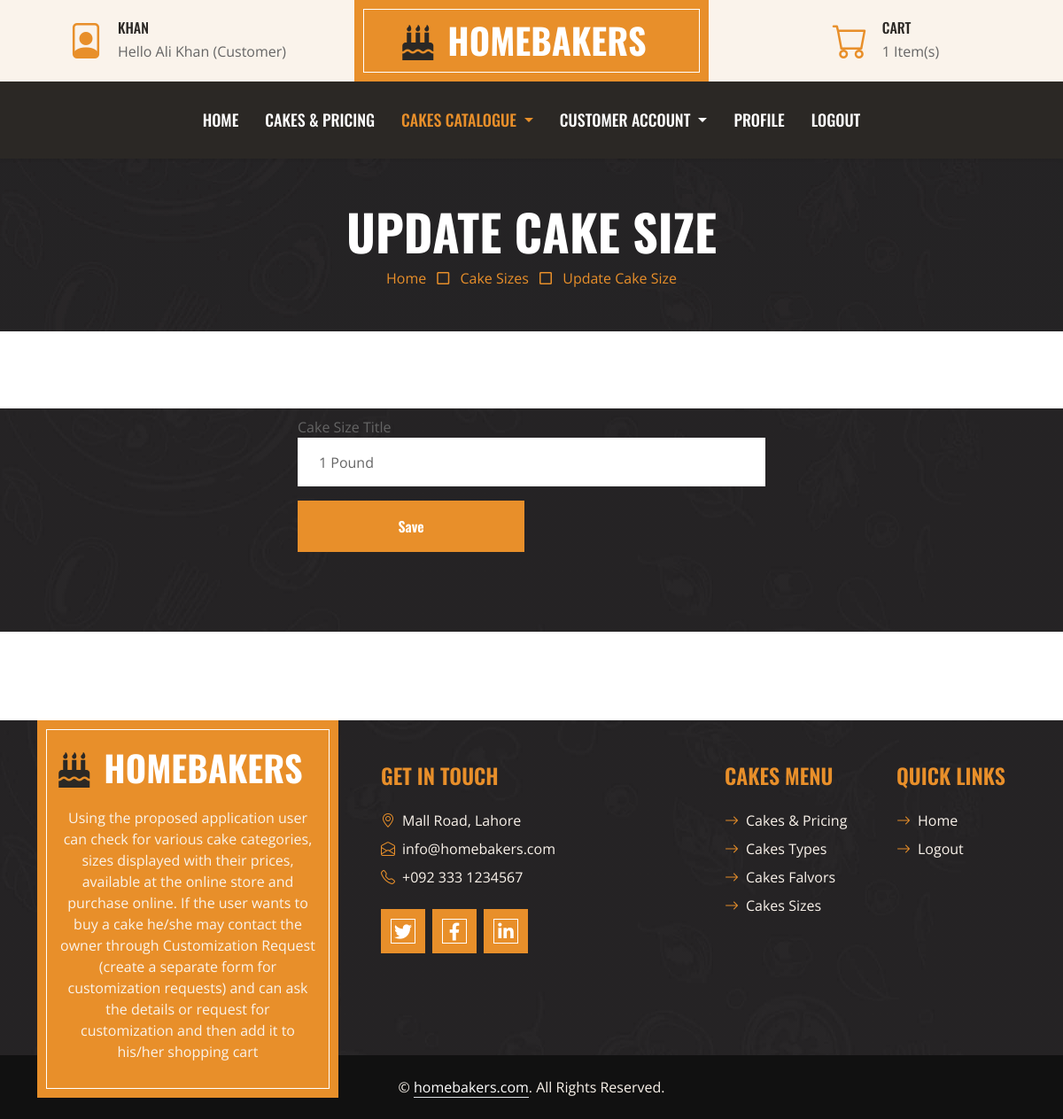
Screenshot of /update-size/1 (signed in) with the database file from the repository.
### homebaker/models.py (models this page shows, shortened)
class Users(db.Model,UserMixin):
        id=db.Column(db.Integer, primary_key=True)
        loginid = db.Column(db.String(200),unique=True,nullable=False)
        password = db.Column(db.String(255),nullable=False)
        name = db.Column(db.String(100),nullable=False)
        contact = db.Column(db.String(20),nullable=False)
        email = db.Column(db.String(200),nullable=False)
        address = db.Column(db.String(255),nullable=True)
        utype = db.Column(db.String(15),nullable=True, default='Customer')
        status = db.Column(db.String(15),nullable=True, default='Active')
        photo = db.Column(db.String(100),nullable=True, default='user.png')
        date_created = db.Column(db.DateTime, default=datetime.utcnow)
        cart=db.relationship('Carts',backref=db.backref('usercart')) # PK -> FK (Cart)
        order=db.relationship('Orders',backref=db.backref('userorder')) # PK -> FK (Order)
        item=db.relationship('Items',backref=db.backref('useritem')) # PK -> FK (Item)

class Sizes(db.Model):
        id=db.Column(db.Integer, primary_key=True)
        title = db.Column(db.String(50),nullable=False)
        date_created = db.Column(db.DateTime, default=datetime.utcnow)

### homebaker/routes.py (the view)
@app.route('/update-size/<int:id>', methods=['GET','POST'])
@login_required
def update_size(id):
    userId=0
    cCount=0
    if current_user.is_authenticated:
        userId=format(current_user.id)
        carts=Carts.query.filter_by(customer_id=userId).all();
        for c in carts:
            cCount = cCount + c.qty
    page ='Cake Sizes'
    sub_page='Update Cake Size'
    pgTitle=title+' | '+page
    record = Sizes.query.get_or_404(id)
    form = CakeSizeForm()
    if form.validate_on_submit():
        record.title=form.title.data
        db.session.commit()
        flash(f'Cake size updated with title {form.title.data}',category='success')
        return redirect(url_for('sizes'))
    return render_template("size-form.html",form=form,record=record, page= page, sub_page=sub_page,pgTitle=pgTitle,cCount=cCount)

### homebaker/forms.py
class CakeSizeForm(FlaskForm):
    title = StringField(label="Cake Size Title  ",validators=[DataRequired(),Length(min=1,max=50)])
    submit = SubmitField("Save")

### homebaker/routes.py (called while the page is built)
@login_manager.user_loader
def load_user(user_id):
    return Users.query.get(int(user_id))

### homebaker/templates/size-form.html (shortened to what this page needs)
{% extends 'base.html' %}
{% block body %}
<div class="container-fluid bg-dark bg-img p-5">
    <div class="row">
        <div class="col-12 text-center">
            <h1 class="display-4 text-uppercase text-white">{% if sub_page %} {{sub_page}} {% else %} PAGE {% endif %}</h1>
            <a href="{{url_for('index')}}">Home</a>
            <i class="far fa-square text-primary px-2"></i>
            <a href="{{url_for('sizes')}}">{% if page %} {{page}} {% else %} Page {% endif %}</a>
            <i class="far fa-square text-primary px-2"></i>
            <a href="javascript:void(0)">{% if sub_page %} {{sub_page}} {% else %} Add {% endif %}</a>
        </div>
    </div>
</div>
<div class="container-fluid contact position-relative px-5" style="margin-bottom: 190px;">
    <div class="container">
        <div class="row g-5 p-5">
        </div>
        <div class="row justify-content-center">
            <div class="col-lg-6 mt-5">
                <form method="post" action="">
                    <div class="row g-3">
                        <div class="col-sm-12">
                            {{form.title.label()}}
                            {{form.title(class="form-control bg-light border-0 px-4", placeholder=form.title.label.text, value=record.title if record else '', style="height: 55px;")}}
                        </div>
                        <div class="col-sm-6">
                            {{form.submit(class="btn btn-primary border-inner w-100 py-3")}}
                        </div>
                    </div>
                </form>
            </div>
        </div>
    </div>
</div>
{% endblock %}

### homebaker/templates/base.html (shortened to what this page needs)
<!DOCTYPE html>
<html lang="en">
<head>
    <link href="https://cdnjs.cloudflare.com/ajax/libs/font-awesome/5.10.0/css/all.min.css" rel="stylesheet">
    <link href="https://cdn.jsdelivr.net/npm/bootstrap-icons@1.4.1/font/bootstrap-icons.css" rel="stylesheet">
    <link href="{{ url_for('static',filename='lib/owlcarousel/assets/owl.carousel.min.css') }}" rel="stylesheet">
    <link href="{{ url_for('static',filename='css/bootstrap.min.css') }}" rel="stylesheet">
    <link href="{{ url_for('static',filename='css/style.css') }}" rel="stylesheet">
</head>
<body>
        <div class="container-fluid px-0 d-none d-lg-block">
            <div class="row gx-0">
                <div class="col-lg-4 text-center bg-secondary py-3">
                    <div class="d-inline-flex align-items-center justify-content-center">
                        <i class="bi bi-file-person fs-1 text-primary me-3"></i>
                        <div class="text-start">
                            <h6 class="text-uppercase mb-1">{{ current_user.loginid if current_user.is_authenticated else 'Guest'}}</h6>
                            <span>Hello {{ current_user.name if current_user.is_authenticated else 'Guest'}} ({{ current_user.utype if current_user.is_authenticated else 'Guest'}})</span>
                        </div>
                    </div>
                </div>
                <div class="col-lg-4 text-center bg-primary border-inner py-3">
                    <div class="d-inline-flex align-items-center justify-content-center">
                        <a href="{{url_for('index')}}" class="navbar-brand">
                            <h1 class="m-0 text-uppercase text-white"><i class="fa fa-birthday-cake fs-1 text-dark me-3"></i>HomeBakers</h1>
                        </a>
                    </div>
                </div>
                <div class="col-lg-4 text-center bg-secondary py-3">
                    <div class="d-inline-flex align-items-center justify-content-center">
                        <i class="bi bi-cart fs-1 text-primary me-3"></i>
                        <div class="text-start">
                            <h6 class="text-uppercase mb-1">Cart</h6>
                            <span>{{cCount}} Item(s)</span>
                        </div>
                    </div>
                </div>
            </div>
        </div>
    <nav class="navbar navbar-expand-lg bg-dark navbar-dark shadow-sm py-3 py-lg-0 px-3 px-lg-0">
        <div class="collapse navbar-collapse" id="navbarCollapse">
            <div class="navbar-nav ms-auto mx-lg-auto py-0">
                <a href="{{url_for('index')}}" class="nav-item nav-link {% if page == 'Home' %} active {% endif %}">Home</a>
                {% if current_user.is_authenticated %}
                {% if current_user.utype != 'Admin' %}
                <a href="{{url_for('cakes')}}" class="nav-item nav-link {% if page == 'Cakes' %} active {% endif %}">Cakes & Pricing</a>
                {% endif %}
                {% endif %}
                <div class="nav-item dropdown">
                    <a href="#" class="nav-link dropdown-toggle {% if page == 'Cake Types' or page == 'Cake Sizes'  or page == 'Customization'  or page == 'Cake Flavors'  or sub_page == 'Customer Orders'  or sub_page == 'Our Cakes' %} active {% endif %}" data-bs-toggle="dropdown">Cakes Catalogue </a>
                </div>
                {% if current_user.is_authenticated %}
                 {% if current_user.utype == 'Customer' %}
                <div class="nav-item dropdown">
                    <a href="#" class="nav-link dropdown-toggle  {% if page == 'Cart' or page == 'Orders'  %} active {% endif %}" data-bs-toggle="dropdown">Customer Account </a>
                </div>
                {% endif %}
                {% endif %}
                {% if current_user.is_authenticated %}
				<a href="{{url_for('profile')}}" class="nav-item nav-link {% if page == 'Profile' %} active {% endif %}">Profile</a>
				<a href="{{url_for('logout')}}" class="nav-item nav-link">Logout</a>
                {% else %}
				<a href="{{url_for('login')}}" class="nav-item nav-link {% if page == 'Login' %} active {% endif %}">Sign In</a>
				<a href="{{url_for('register')}}" class="nav-item nav-link {% if page == 'Register' %} active {% endif %}">Register</a>
                {% endif %}
            </div>
        </div>
    </nav>
    {% block body %}
    {% endblock %}
        <div class="container-fluid bg-img text-secondary" style="margin-top: 90px">
            <div class="container">
                <div class="row gx-5">
                    <div class="col-lg-4 col-md-6 mb-lg-n5">
                        <div class="d-flex flex-column align-items-center justify-content-center text-center h-100 bg-primary border-inner p-4">
                            <a href="{{url_for('index')}}" class="navbar-brand">
                                <h1 class="m-0 text-uppercase text-white"><i class="fa fa-birthday-cake fs-1 text-dark me-3"></i>HomeBakers</h1>
                            </a>
                            <p class="mt-3">
                            Using the proposed application user can check for various cake categories, sizes displayed with their prices, available at the online store and purchase online. If the user wants to buy a cake he/she may contact the owner through Customization Request (create a separate form for customization requests) and can ask the details or request for customization and then add it to his/her shopping cart
                            </p>
                        </div>
                    </div>
                    <div class="col-lg-8 col-md-6">
                        <div class="row gx-5">
                            <div class="col-lg-6 col-md-6 pt-5 mb-5">
                                <h4 class="text-primary text-uppercase mb-4">Get In Touch</h4>
                                <div class="d-flex mb-2">
                                    <i class="bi bi-geo-alt text-primary me-2"></i>
                                    <p class="mb-0">Mall Road, Lahore</p>
                                </div>
                                <div class="d-flex mb-2">
                                    <i class="bi bi-envelope-open text-primary me-2"></i>
                                    <p class="mb-0">info@homebakers.com</p>
                                </div>
                                <div class="d-flex mb-2">
                                    <i class="bi bi-telephone text-primary me-2"></i>
                                    <p class="mb-0">+092 333 1234567</p>
                                </div>
                                <div class="d-flex mt-4">
                                    <a class="btn btn-lg btn-primary btn-lg-square border-inner rounded-0 me-2" href="#"><i class="fab fa-twitter fw-normal"></i></a>
                                    <a class="btn btn-lg btn-primary btn-lg-square border-inner rounded-0 me-2" href="#"><i class="fab fa-facebook-f fw-normal"></i></a>
                                    <a class="btn btn-lg btn-primary btn-lg-square border-inner rounded-0 me-2" href="#"><i class="fab fa-linkedin-in fw-normal"></i></a>
                                </div>
                            </div>
                            <div class="col-lg-3 col-md-3 pt-0 pt-lg-5 mb-5">
                                <h4 class="text-primary text-uppercase mb-4">Cakes Menu</h4>
                                <div class="d-flex flex-column justify-content-start">
                                    <a class="text-secondary mb-2" href="{{url_for('cakes')}}"><i class="bi bi-arrow-right text-primary me-2"></i>Cakes & Pricing</a>
                                    <a class="text-secondary mb-2" href="{{url_for('types')}}"><i class="bi bi-arrow-right text-primary me-2"></i>Cakes Types</a>
                                    <a class="text-secondary mb-2" href="{{url_for('flavors')}}"><i class="bi bi-arrow-right text-primary me-2"></i>Cakes Falvors</a>
                                    <a class="text-secondary mb-2" href="{{url_for('sizes')}}"><i class="bi bi-arrow-right text-primary me-2"></i>Cakes Sizes</a>
                                </div>
                            </div>
                            <div class="col-lg-3 col-md-3 pt-0 pt-lg-5 mb-5">
                                <h4 class="text-primary text-uppercase mb-4">Quick Links</h4>
                                <div class="d-flex flex-column justify-content-start">
                                    <a class="text-secondary mb-2" href="{{url_for('index')}}"><i class="bi bi-arrow-right text-primary me-2"></i>Home</a>
                                    {% if current_user.is_authenticated %}
                                    <a class="text-secondary" href="{{url_for('logout')}}"><i class="bi bi-arrow-right text-primary me-2"></i>Logout</a>
                                    {% else %}
                                    <a class="text-secondary mb-2" href="{{url_for('login')}}"><i class="bi bi-arrow-right text-primary me-2"></i>Sign In</a>
                                    <a class="text-secondary" href="{{url_for('register')}}"><i class="bi bi-arrow-right text-primary me-2"></i>Register</a>
                                    {% endif %}
                                </div>
                            </div>
                        </div>
                    </div>
                </div>
            </div>
        </div>
        <div class="container-fluid text-secondary py-4" style="background: #111111;">
            <div class="container text-center">
                <p class="mb-0">&copy; <a class="text-white border-bottom" href="{{url_for('index')}}">homebakers.com</a>. All Rights Reserved.</p>
            </div>
        </div>
</body>
</html>

### homebaker/static/css/style.css (style rules this page uses)
:root { --primary: #E88F2A; --secondary: #FAF3EB; --light: #FFFFFF; --dark: #2B2825; }
h1, h2, .font-weight-bold { font-weight: 700 !important; }
h3, h4, .font-weight-semi-bold { font-weight: 600 !important; }
h5, h6, .font-weight-medium { font-weight: 500 !important; }
.btn { font-family: 'Oswald', sans-serif; font-weight: 600; transition: .5s; }
.btn-primary { color: #FFFFFF; }
.border-inner { position: relative; }
.border-inner * { position: relative; z-index: 1; }
.border-inner::before { position: absolute; content: ""; top: 10px; right: 10px; bottom: 10px; left: 10px; background: none; border: 1px solid var(--light); z-index: 0; }
.btn-lg-square { width: 50px; height: 50px; }
.btn-square, .btn-sm-square, .btn-lg-square { padding-left: 0; padding-right: 0; text-align: center; }
.navbar-dark .navbar-nav .nav-link { font-family: 'Oswald', sans-serif; padding: 30px 15px; font-size: 18px; font-weight: 500; text-transform: uppercase; color: var(--light); outline: none; transition: .5s; }
.navbar-dark .navbar-nav .nav-link:hover, .navbar-dark .navbar-nav .nav-link.active { color: var(--primary); }
.service::after, .contact::after { position: absolute; content: ""; width: 100%; height: calc(100% - 45px); top: 135px; left: 0; background: linear-gradient(rgba(43, 40, 37, .9), rgba(43, 40, 37, .9)), url(../img/service.jpg) center center no-repeat; background-size: cover; z-index: -1; }
.contact::after { background: linear-gradient(rgba(43, 40, 37, .5), rgba(43, 40, 37, .5)), url(../img/bg.jpg) center center no-repeat; background-size: cover; }
.bg-img { background: linear-gradient(rgba(43, 40, 37, .5), rgba(43, 40, 37, .5)), url(../img/bg.jpg) center center no-repeat; background-size: cover; }

### rows the page displays
Users: loginid "KHAN", name "Ali Khan", utype "Customer"
Sizes: title "1 Pound"

### other values shown
{{ cCount }} "1"
{{ sub_page }} "UPDATE CAKE SIZE"
{{ page }} "Cake Sizes"
{{ sub_page }} "Update Cake Size"
